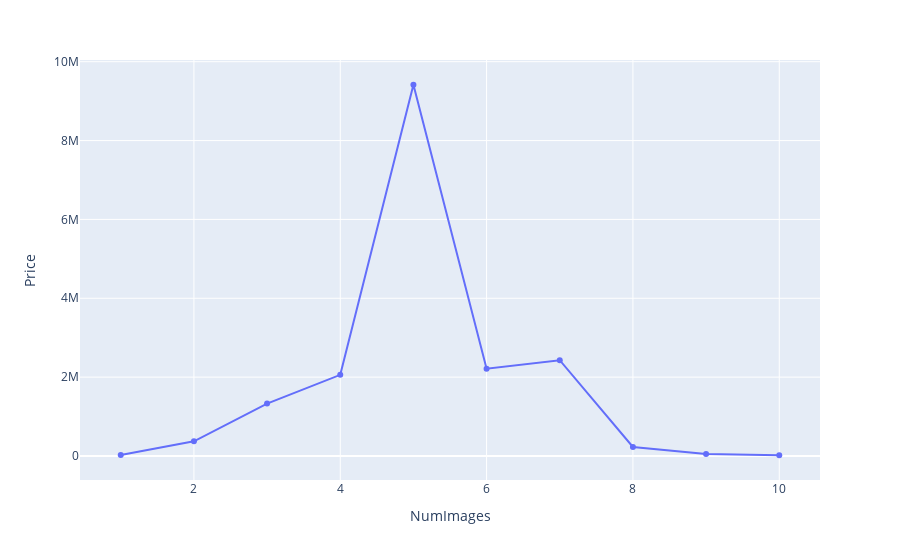

Write notebook code for a chart like this one.
### Markdown cell above
from above figure unisex have highest pricing value followd by men

### Code cell
plt.figure(figsize =(5,10))
temp1 = df.groupby(by = 'NumImages')['Price'].sum().reset_index()
px.line(temp1,'NumImages','Price', markers = True)

### Figure 1 — Plotly figure (JSON) as saved in the notebook; plotly's stock layout.template omitted (floating-point values rounded to 4 significant figures)
{"data": [{"hovertemplate": "NumImages=%{x}<br>Price=%{y}<extra></extra>", "legendgroup": "", "line": {"color": "#636efa", "dash": "solid"}, "marker": {"symbol": "circle"}, "mode": "lines+markers", "name": "", "orientation": "v", "showlegend": false, "type": "scatter", "x": [1, 2, 3, 4, 5, 6, 7, 8, 9, 10], "xaxis": "x", "y": [27688, 373093, 1330297, 2057882, 9415632, 2213264, 2429454, 228721, 50215, 18942], "yaxis": "y"}], "layout": {"legend": {"tracegroupgap": 0}, "margin": {"t": 60}, "xaxis": {"anchor": "y", "domain": [0, 1], "title": {"text": "NumImages"}}, "yaxis": {"anchor": "x", "domain": [0, 1], "title": {"text": "Price"}}}}
